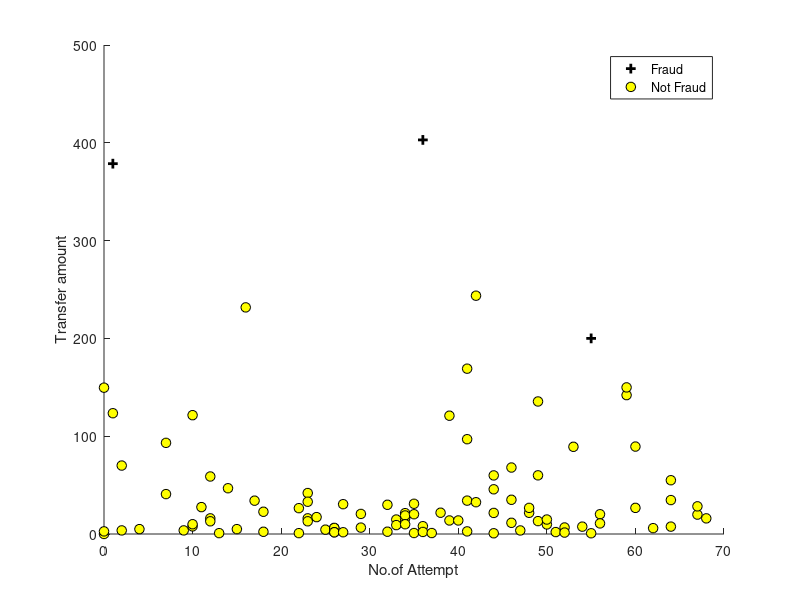

Reproduce this figure in MATLAB. (Note: this script raises an error after producing the figure.)
clear ; close ; clc;data = csvread('CreditFraud.csv');X = data(:,[1,2]); y = data(:,3);%plotfigure; hold on;pos = find(y==1); neg = find(y == 0);% Plot Examplesplot(X(pos, 1), X(pos, 2), 'k+','LineWidth', 2, ...     'MarkerSize', 7);plot(X(neg, 1), X(neg, 2), 'ko', 'MarkerFaceColor', 'y', ...     'MarkerSize', 7);% Put some labels hold on;% Labels and Legendxlabel('No.of Attempt')ylabel('Transfer amount')% Specified in plot orderlegend('Fraud', 'Not Fraud')hold off;fprintf('\nProgram paused. Press enter to continue.\n');pause;%cost and gradient%setting initial parameters[m,n] = size(X);X = [ones(m,1) X];initial_theta = zeros(n + 1, 1);m = length(y)J = 0;%cost and gradient for theta zerograd = zeros(size(initial_theta));h_of_x = 1./(1+exp(-(X * initial_theta)));J = 1 / m * sum( -1 * y' * log(h_of_x) - (1-y') * log(1 - h_of_x) );grad = 1 / m * (X' * (h_of_x - y));fprintf('Cost at initial theta (zeros): %f\n', J);fprintf('Gradient at initial theta (zeros): \n');fprintf(' %f \n', grad);%Appying gardient descend to find optimal theta using fminunc%  Set options for fminuncoptions = optimset('GradObj', 'on', 'MaxIter', 400);%  Run fminunc to obtain the optimal theta%  This function will return theta and the cost [theta, cost] = ...	fminunc(@(t)(costFunction(t, X, y)), initial_theta, options);% Print theta to screenfprintf('Cost at theta found by fminunc: %f\n', cost);fprintf('theta: \n');fprintf(' %f \n', theta);% Plot Boundaryfigure;plotDecisionBoundary(theta, X, y);% Put some labels hold on;% Labels and Legendxlabel('No.of Attempt')ylabel('Transfer Amount')% Specified in plot orderlegend('Fraud', 'Not Fraud')hold off;fprintf('\nProgram paused. Press enter to continue.\n');pause;%prediction and accuracyprob = sigmoid([1 111 650] * theta);fprintf(['For a person with attempt 111 and 650, we predict fraud transaction ' ...         'probability of %f\n'], prob);% Compute accuracy on our training setp = predict(theta, X);fprintf('Train Accuracy: %f\n', mean(double(p == y)) * 100);fprintf('\n');